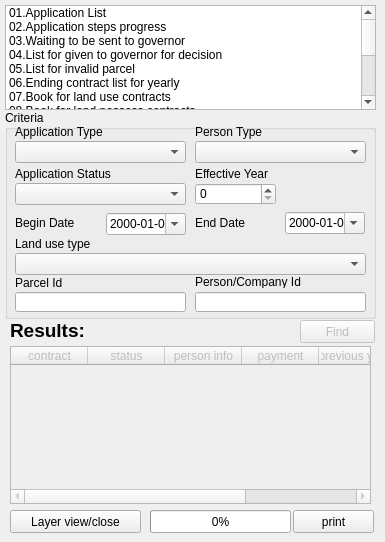
      <widget class="QWidget" name="tab">
       <attribute name="title">
        <string>Report</string>
       </attribute>
       <widget class="QListWidget" name="listWidget">
        <property name="geometry">
         <rect>
          <x>5</x>
          <y>5</y>
          <width>371</width>
          <height>105</height>
         </rect>
        </property>
        <item>
         <property name="text">
          <string>01.Application List</string>
         </property>
        </item>
        <item>
         <property name="text">
          <string>02.Application steps progress</string>
         </property>
        </item>
        <item>
         <property name="text">
          <string>03.Waiting to be sent to governor</string>
         </property>
        </item>
        <item>
         <property name="text">
          <string>04.List for given to governor for decision</string>
         </property>
        </item>
        <item>
         <property name="text">
          <string>05.List for invalid parcel</string>
         </property>
        </item>
        <item>
         <property name="text">
          <string>06.Ending contract list for yearly</string>
         </property>
        </item>
        <item>
         <property name="text">
          <string>07.Book for land use contracts</string>
         </property>
        </item>
        <item>
         <property name="text">
          <string>08.Book for land possess contracts</string>
         </property>
        </item>
        <item>
         <property name="text">
          <string>09.Book for land ownership records</string>
         </property>
        </item>
        <item>
         <property name="text">
          <string>10.Taxation</string>
         </property>
        </item>
        <item>
         <property name="text">
          <string>11.Taxes paid</string>
         </property>
        </item>
        <item>
         <property name="text">
          <string>12.Unified land fee report for quarterly</string>
         </property>
        </item>
        <item>
         <property name="text">
          <string>13.Cadastre Page</string>
         </property>
        </item>
        <item>
         <property name="text">
          <string>14.Mortgage</string>
         </property>
        </item>
        <item>
         <property name="text">
          <string>15.Court</string>
         </property>
        </item>
       </widget>
       <widget class="QGroupBox" name="groupBox">
        <property name="geometry">
         <rect>
          <x>5</x>
          <y>110</y>
          <width>371</width>
          <height>209</height>
         </rect>
        </property>
        <property name="title">
         <string>Criteria</string>
        </property>
        <widget class="QComboBox" name="report_app_type_cbox">
         <property name="geometry">
          <rect>
           <x>10</x>
           <y>31</y>
           <width>171</width>
           <height>22</height>
          </rect>
         </property>
        </widget>
        <widget class="QLabel" name="label_3">
         <property name="geometry">
          <rect>
           <x>10</x>
           <y>14</y>
           <width>141</width>
           <height>16</height>
          </rect>
         </property>
         <property name="text">
          <string>Application Type</string>
         </property>
        </widget>
        <widget class="QComboBox" name="report_app_status_cbox">
         <property name="geometry">
          <rect>
           <x>10</x>
           <y>73</y>
           <width>171</width>
           <height>22</height>
          </rect>
         </property>
        </widget>
        <widget class="QLabel" name="label_5">
         <property name="geometry">
          <rect>
           <x>10</x>
           <y>56</y>
           <width>141</width>
           <height>16</height>
          </rect>
         </property>
         <property name="text">
          <string>Application Status</string>
         </property>
        </widget>
        <widget class="QComboBox" name="report_person_type_cbox">
         <property name="geometry">
          <rect>
           <x>190</x>
           <y>31</y>
           <width>171</width>
           <height>22</height>
          </rect>
         </property>
        </widget>
        <widget class="QLabel" name="label_6">
         <property name="geometry">
          <rect>
           <x>190</x>
           <y>14</y>
           <width>141</width>
           <height>16</height>
          </rect>
         </property>
         <property name="text">
          <string>Person Type</string>
         </property>
        </widget>
        <widget class="QDateEdit" name="report_begin_date">
         <property name="geometry">
          <rect>
           <x>101</x>
           <y>103</y>
           <width>80</width>
           <height>22</height>
          </rect>
         </property>
         <property name="displayFormat">
          <string>yyyy-MM-dd</string>
         </property>
         <property name="calendarPopup">
          <bool>true</bool>
         </property>
        </widget>
        <widget class="QLabel" name="label_7">
         <property name="geometry">
          <rect>
           <x>10</x>
           <y>105</y>
           <width>91</width>
           <height>16</height>
          </rect>
         </property>
         <property name="text">
          <string>Begin Date</string>
         </property>
        </widget>
        <widget class="QDateEdit" name="report_end_date">
         <property name="geometry">
          <rect>
           <x>280</x>
           <y>102</y>
           <width>80</width>
           <height>22</height>
          </rect>
         </property>
         <property name="displayFormat">
          <string>yyyy-MM-dd</string>
         </property>
         <property name="calendarPopup">
          <bool>true</bool>
         </property>
        </widget>
        <widget class="QLabel" name="label_59">
         <property name="geometry">
          <rect>
           <x>190</x>
           <y>105</y>
           <width>91</width>
           <height>16</height>
          </rect>
         </property>
         <property name="text">
          <string>End Date</string>
         </property>
        </widget>
        <widget class="QComboBox" name="report_land_use_cbox">
         <property name="geometry">
          <rect>
           <x>10</x>
           <y>143</y>
           <width>351</width>
           <height>22</height>
          </rect>
         </property>
        </widget>
        <widget class="QLabel" name="label_60">
         <property name="geometry">
          <rect>
           <x>10</x>
           <y>126</y>
           <width>201</width>
           <height>16</height>
          </rect>
         </property>
         <property name="text">
          <string>Land use type</string>
         </property>
        </widget>
        <widget class="QSpinBox" name="year_sbox">
         <property name="geometry">
          <rect>
           <x>190</x>
           <y>73</y>
           <width>81</width>
           <height>22</height>
          </rect>
         </property>
        </widget>
        <widget class="QLabel" name="label_61">
         <property name="geometry">
          <rect>
           <x>190</x>
           <y>56</y>
           <width>171</width>
           <height>16</height>
          </rect>
         </property>
         <property name="text">
          <string>Effective Year</string>
         </property>
        </widget>
        <widget class="QLineEdit" name="parcel_id">
         <property name="geometry">
          <rect>
           <x>10</x>
           <y>182</y>
           <width>171</width>
           <height>20</height>
          </rect>
         </property>
        </widget>
        <widget class="QLabel" name="label_68">
         <property name="geometry">
          <rect>
           <x>10</x>
           <y>165</y>
           <width>171</width>
           <height>16</height>
          </rect>
         </property>
         <property name="text">
          <string>Parcel Id</string>
         </property>
        </widget>
        <widget class="QLabel" name="label_69">
         <property name="geometry">
          <rect>
           <x>190</x>
           <y>165</y>
           <width>171</width>
           <height>13</height>
          </rect>
         </property>
         <property name="text">
          <string>Person/Company Id</string>
         </property>
        </widget>
        <widget class="QLineEdit" name="person_id">
         <property name="geometry">
          <rect>
           <x>190</x>
           <y>182</y>
           <width>171</width>
           <height>20</height>
          </rect>
         </property>
        </widget>
       </widget>
       <widget class="QPushButton" name="report_print_button">
        <property name="geometry">
         <rect>
          <x>293</x>
          <y>510</y>
          <width>81</width>
          <height>23</height>
         </rect>
        </property>
        <property name="text">
         <string>print</string>
        </property>
       </widget>
       <widget class="QPushButton" name="report_layer_button">
        <property name="geometry">
         <rect>
          <x>10</x>
          <y>510</y>
          <width>131</width>
          <height>23</height>
         </rect>
        </property>
        <property name="text">
         <string>Layer view/close</string>
        </property>
       </widget>
       <widget class="QProgressBar" name="progressBar">
        <property name="enabled">
         <bool>true</bool>
        </property>
        <property name="geometry">
         <rect>
          <x>150</x>
          <y>510</y>
          <width>141</width>
          <height>23</height>
         </rect>
        </property>
        <property name="value">
         <number>0</number>
        </property>
        <property name="textVisible">
         <bool>true</bool>
        </property>
       </widget>
       <widget class="QTableWidget" name="report_result_twidget">
        <property name="enabled">
         <bool>false</bool>
        </property>
        <property name="geometry">
         <rect>
          <x>10</x>
          <y>346</y>
          <width>361</width>
          <height>158</height>
         </rect>
        </property>
        <property name="cornerButtonEnabled">
         <bool>false</bool>
        </property>
        <attribute name="horizontalHeaderDefaultSectionSize">
         <number>77</number>
        </attribute>
        <column>
         <property name="text">
          <string>contract</string>
         </property>
        </column>
        <column>
         <property name="text">
          <string>status</string>
         </property>
        </column>
        <column>
         <property name="text">
          <string>person info</string>
         </property>
        </column>
        <column>
         <property name="text">
          <string>payment</string>
         </property>
        </column>
        <column>
         <property name="text">
          <string>previous years</string>
         </property>
        </column>
        <column>
         <property name="text">
          <string>paid</string>
         </property>
        </column>
       </widget>
       <widget class="QPushButton" name="report_find_button">
        <property name="enabled">
         <bool>false</bool>
        </property>
        <property name="geometry">
         <rect>
          <x>300</x>
          <y>320</y>
          <width>75</width>
          <height>23</height>
         </rect>
        </property>
        <property name="text">
         <string>Find</string>
        </property>
       </widget>
       <widget class="QLabel" name="report_results_label">
        <property name="geometry">
         <rect>
          <x>10</x>
          <y>320</y>
          <width>121</width>
          <height>20</height>
         </rect>
        </property>
        <property name="font">
         <font>
          <family>Lucida Grande</family>
          <pointsize>14</pointsize>
          <weight>75</weight>
          <bold>true</bold>
         </font>
        </property>
        <property name="text">
         <string>Results:</string>
        </property>
        <property name="alignment">
         <set>Qt::AlignLeading|Qt::AlignLeft|Qt::AlignVCenter</set>
        </property>
       </widget>
      </widget>
